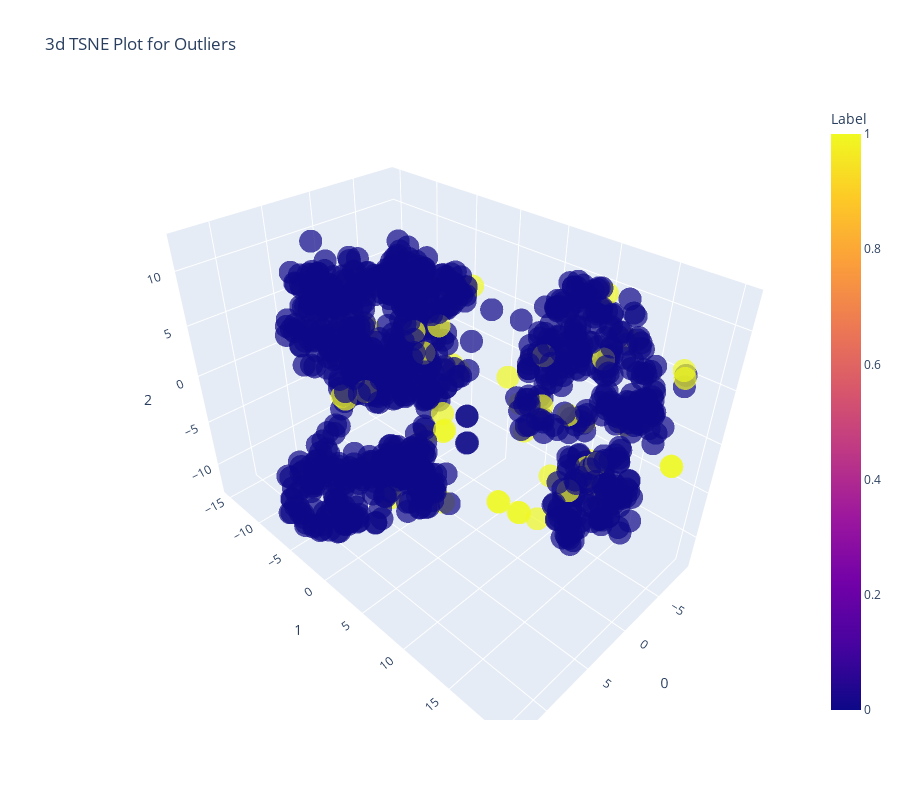

Notebook source saved alongside this figure:
### Code cell
## creating a model
iforest=create_model('iforest')
## plotting a model
plot_model(iforest)

### Figure 1 — Plotly figure (JSON) as saved in the notebook; plotly's stock layout.template omitted (floating-point values rounded to 4 significant figures; data arrays with more than 128 entries replaced by an {"elided": "..."} marker saying what was removed)
{"data": [{"customdata": {"elided": "1000x1 float values"}, "hoverlabel": {"namelength": 0}, "hovertemplate": "0=%{x}<br>1=%{y}<br>2=%{z}<br>Feature=%{customdata[0]}<br>Label=%{marker.color}", "legendgroup": "", "marker": {"color": {"elided": "1000 int values"}, "coloraxis": "coloraxis", "opacity": 0.7, "symbol": "circle"}, "mode": "markers", "name": "", "scene": "scene", "showlegend": false, "type": "scatter3d", "x": {"elided": "1000 float values"}, "y": {"elided": "1000 float values"}, "z": {"elided": "1000 float values"}}], "layout": {"coloraxis": {"colorbar": {"title": {"text": "Label"}}, "colorscale": [[0, "#0d0887"], [0.1111, "#46039f"], [0.2222, "#7201a8"], [0.3333, "#9c179e"], [0.4444, "#bd3786"], [0.5556, "#d8576b"], [0.6667, "#ed7953"], [0.7778, "#fb9f3a"], [0.8889, "#fdca26"], [1, "#f0f921"]]}, "height": 800, "legend": {"tracegroupgap": 0}, "scene": {"domain": {"x": [0, 1], "y": [0, 1]}, "xaxis": {"title": {"text": "0"}}, "yaxis": {"title": {"text": "1"}}, "zaxis": {"title": {"text": "2"}}}, "title": {"text": "3d TSNE Plot for Outliers"}, "width": 900}}
